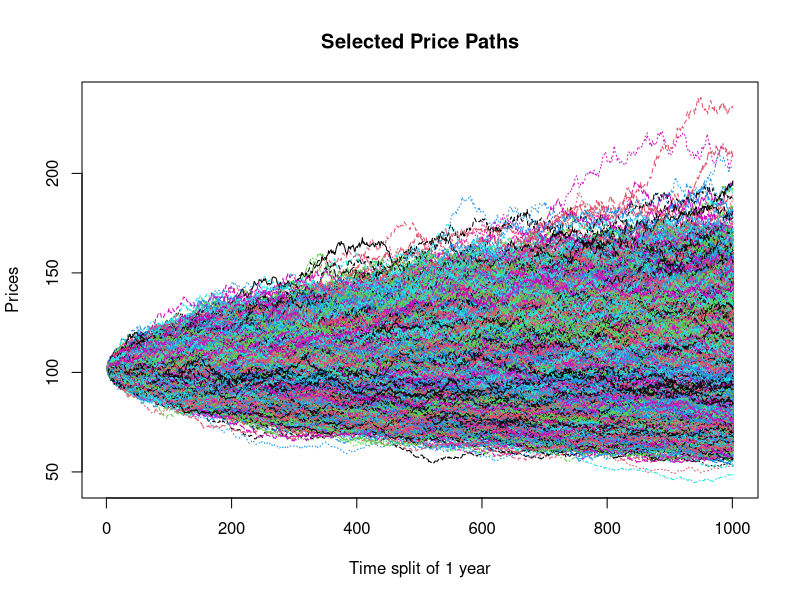

R code for this plot: (Note: a time limit stopped this script after it produced the figure.)
library("dplyr") 

asset.paths <- function(s0, mu, sigma, nsims, periods) 
{
  nsteps = length(periods)
  dt = c(periods[1], diff(periods))
  drift = mu - 0.5 * sigma^2
  temp = matrix(exp(drift * dt + sigma * sqrt(dt) * rnorm(nsteps * nsims)), nc=nsims)
  for(i in 2:nsteps) temp[i,] = temp[i,] * temp[(i-1),]
  s0 * temp
} 


S =102
K = 105
mu = 0.02
r = 0.05
sigma = 0.2
N = 10000
T = 1000
# Single Asset for 10 years
p = (0:T)/T
prices = asset.paths(S, mu, sigma, N, p)

# plot
matplot(prices, type='l', xlab='Time split of 1 year', ylab='Prices',
        main='Selected Price Paths')

call = array(numeric(), c(T+1, N)) 
put = array(numeric(), c(T+1, N)) 

t = (0:T)/T
tt = 1 - t
ttt = tt
for(i in 2:N){
  ttt = ttt = cbind(ttt, tt)
}
  
S = prices

ST = S[T+1,]
for(i in 1:T){
  ST = rbind(ST, S[T+1,])
}


# european call
d1 <- (log(S/K) + (r + sigma^2/2) * ttt)/(sigma * sqrt(ttt))
d2 <- d1 - sigma * sqrt(ttt)
phid1 <- pnorm(d1)
call_price <- S * phid1 - K * exp(-r * ttt) * pnorm(d2)
simulated_call_payoffs <- exp(-r*ttt)*pmax(ST-K,0)
pl_call <- simulated_call_payoffs - call_price

matplot(call_price, type='l', xlab='Time split of 1 year', ylab='Call options prices',
        main='Call options prices in one year')

matplot(simulated_call_payoffs, type='l', xlab='Time split of 1 year', ylab='Simulated call payoffs',
        main='Call options payout in one year')

matplot(pl_call, type='l', xlab='Time split of 1 year', ylab='Simulated call profit & loss',
        main='Selected Price Paths')


# european put
d11 <- (log(S/K) + (r + sigma^2/2) * ttt)/(sigma * sqrt(ttt))
d22 <- d1 - sigma * sqrt(ttt)
phimd11 <- pnorm(-d11)
put_price <- -S * phimd11 + K * exp(-r * ttt) * pnorm(-d22)
simulated_put_payoffs <- exp(-r*ttt)*pmax(K-ST,0)
pl_put <- simulated_put_payoffs - put_price

matplot(put_price, type='l', xlab='Time split of 1 year', ylab='Put options prices',
        main='Put options prices in one year')

matplot(pl_put, type='l', xlab='Time split of 1 year', ylab='Simulated put profit & loss',
        main='Selected Price Paths')


# portfoilio of 1 put & 1 call
a = 0.1
b =  1 - a
price <- a * call_price + b * put_price
pay_off <- a * simulated_call_payoffs + b * simulated_put_payoffs
pl <- pay_off -  price

matplot(pl, type='l', xlab='Time split of 1 year', ylab='Simulated put profit & loss',
        main='Selected Price Paths')


alpha = 0.95
alpha_index = floor(length(pl[1, ]) * (1 - alpha))
var = rep(1, 1001) 
for(i in 1:length(pl[,1])){
  var[i] = -sort(pl[i,])[alpha_index]
}


hist(pl[1,], col="red", main = 'Profit & loss histogram', xlab = 'Profit & loss')

matplot(var, type='l', xlab='Time split of 1 year', ylab='Simulated Var(95)',
        main='Selected Price Paths')
